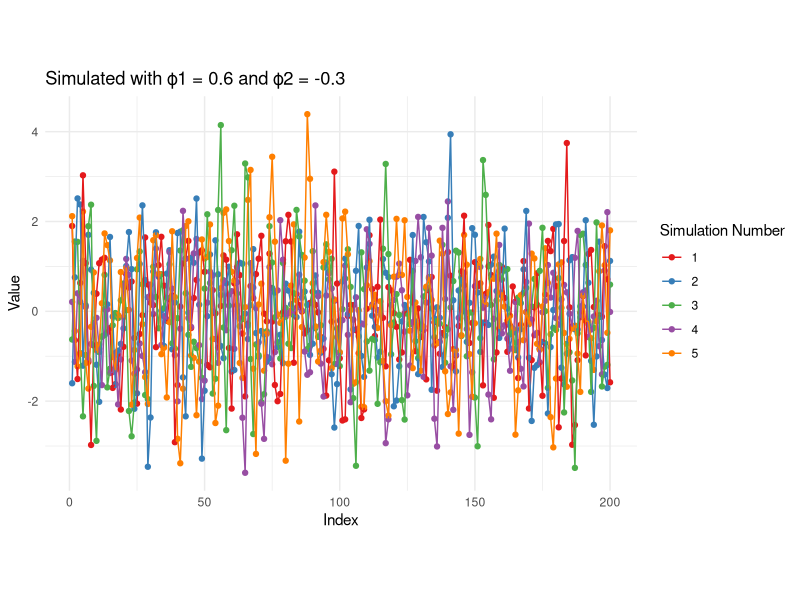
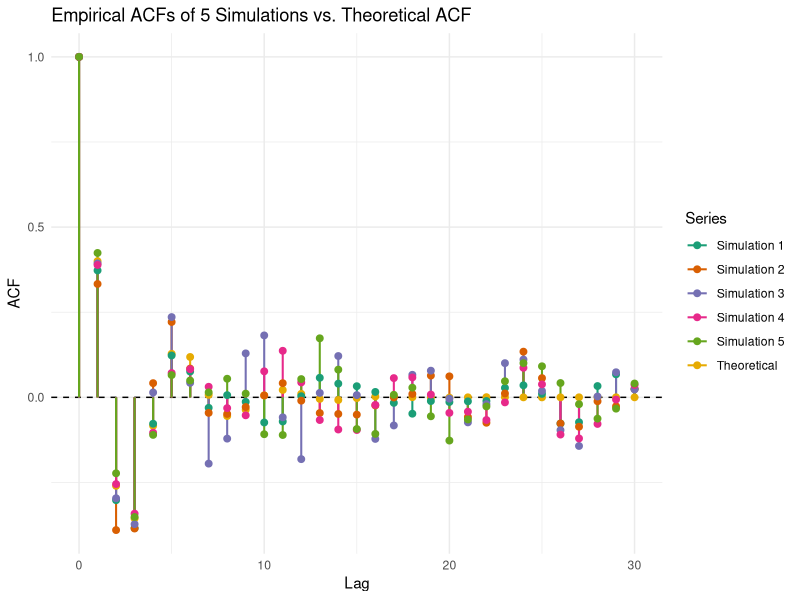
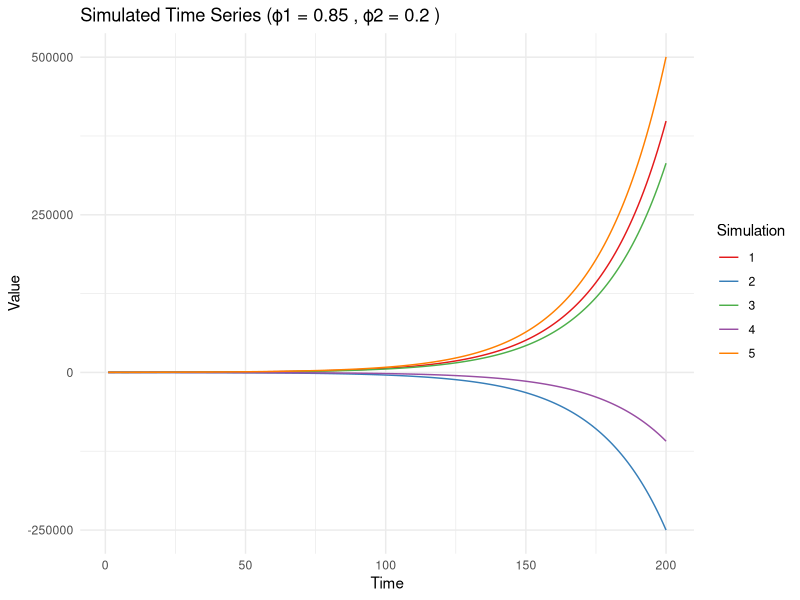
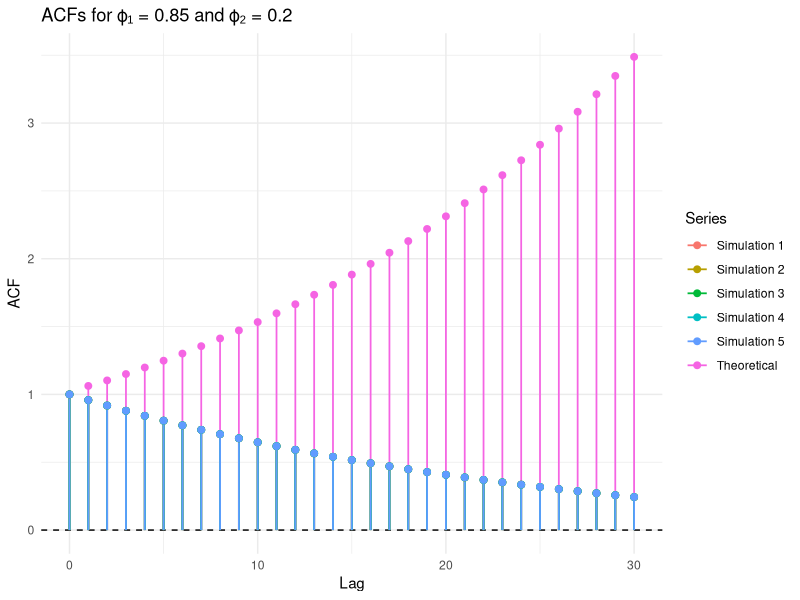

Write R code to recreate these figures, in order.
# Libraries to be used in this assignment
# install.packages("forecast")
# install.packages("ggplot2")
# install.packages("ggpubr")
# install.packages("tidyr")
library(ggplot2)
library(forecast)
library(tidyr)
library(ggpubr)

setwd("Assignment3")
print(getwd())

# ----------------------------- Exercise 1 -----------------------------------
## Exercise 1.1 ##

# Set phi values
phi1 <-  0.6
phi2 <-  -0.5

# Define the AR coefficients vector in the order of AR(1), AR(2), ...
ar_coefs <- c(phi1, phi2)
n <- 200
sim_number <- rep(1:5, each = 200)

set.seed(42)

for(i in 1:5){
  
  if(i == 1){
  
  simulated_data <- arima.sim(n=n, model=list(ar=ar_coefs), sd=1)
  
  final_simulated_data <- simulated_data
  
  
  } else{
  
  simulated_data <- arima.sim(n=n, model=list(ar=ar_coefs), sd=1)
  
  final_simulated_data <- c(final_simulated_data,simulated_data)
  
  }
  
}

final_simulated_data <- data.frame(cbind(index = rep(1:200,times=5),value = final_simulated_data, sim_number = sim_number))

final_simulated_data$sim_number <- factor(final_simulated_data$sim_number)

ggplot(final_simulated_data, aes(x = index, y = value, color = sim_number, group = sim_number)) + 
  geom_point() +
  geom_line() +
  scale_color_brewer(palette = "Set1") + # Use a professional color palette
  theme_minimal() + # Use a clean theme
  theme(aspect.ratio = 2/3) + # Make the graph more horizontal
  labs(title = "Simulated with ϕ1 = 0.6 and ϕ2 = -0.3", 
     x = "Index", 
     y = "Value", 
     color = "Simulation Number")

## Exercise 1.2 ##

# Theoretical ACF
calculate_acf <- function(phi1, phi2, k, acf_values) {
  if (k == 0) {
    return(1)
  } else if (k == 1) {
    return(phi1 / (1 - phi2))
  } else {
    return(phi1 * acf_values[k] + phi2 * acf_values[k - 1])
  }
}

n_lags <- 30
acf_values <- numeric(n_lags + 1)

for (k in 0:n_lags) {
  acf_values[k + 1] <- calculate_acf(phi1, phi2, k, acf_values)
}

# Create a data frame for theoretical ACF
acf_df <- data.frame(
  lag = 0:n_lags,
  acf_value = acf_values,
  type = "Theoretical"
)

# Empirical ACF for each simulation
for (i in 1:5) {
  sim_data <- subset(final_simulated_data, sim_number == i)
  acf_sim <- Acf(sim_data$value, lag.max = n_lags, plot = FALSE)
  
  temp_df <- data.frame(
    lag = 0:n_lags,
    acf_value = acf_sim$acf,
    type = paste("Simulation", i)
  )
  
  acf_df <- rbind(acf_df, temp_df)
}

# Plot all ACFs (no lines, just vertical segments + points)
ggplot(acf_df, aes(x = lag, y = acf_value, color = type)) +
  geom_hline(yintercept = 0, linetype = "dashed") +
  geom_segment(aes(xend = lag, yend = 0), size = 0.7) +
  geom_point(size = 2) +
  labs(x = "Lag", y = "ACF", color = "Series") +
  theme_minimal() +
  ggtitle("Empirical ACFs of 5 Simulations vs. Theoretical ACF") +
  scale_color_brewer(palette = "Dark2")



## Exercise 1.3 , 1.4 ##

# Run Exercises 1.1 and 1.2 to get the simulated data and ACF values

## Exercises 1.5 and 1.6 ##

# Simulation function
sim <- function(model, n, nburnin = 100){
  n <- n + nburnin
  ar <- model$ar
  ma <- model$ma
  p <- length(ar)
  q <- length(ma)
  y <- numeric(n)
  eps <- rnorm(n)
  
  for(i in (max(p, q) + 1):n){
    y[i] <- eps[i] + sum(y[i - (1:p)] * ar) + sum(eps[i - (1:q)] * ma)
  }
  
  return(y[(nburnin + 1):n])
}

# ---- Parameters for Exercise 1.5 ---- #
phi1 <- 0.85
phi2 <- 0.2
n <- 200
model <- list(ar = c(phi1, phi2))  # no MA part
sim_number <- rep(1:5, each = n)


set.seed(42)

# ---- Simulate 5 series ---- #
final_simulated_data <- numeric()

for (i in 1:5) {
  simulated <- sim(model, n = n)
  final_simulated_data <- c(final_simulated_data, simulated)
}

final_df <- data.frame(
  index = rep(1:n, times = 5),
  value = final_simulated_data,
  sim_number = factor(sim_number)
)

# ---- Plot the Simulated Time Series ---- #
ggplot(final_df, aes(x = index, y = value, color = sim_number, group = sim_number)) + 
  geom_line() +
  scale_color_brewer(palette = "Set1") +
  theme_minimal() +
  labs(
    title = paste("Simulated Time Series (ϕ1 =", phi1, ", ϕ2 =", phi2, ")"),
    x = "Time", y = "Value", color = "Simulation"
  )

# Theoretical ACF Calculation
calculate_acf <- function(phi1, phi2, k, acf_values) {
  if (k == 0) return(1)
  if (k == 1) return(phi1 / (1 - phi2))
  return(phi1 * acf_values[k] + phi2 * acf_values[k - 1])
}

n_lags <- 30
acf_values <- numeric(n_lags + 1)
for (k in 0:n_lags) {
  acf_values[k + 1] <- calculate_acf(phi1, phi2, k, acf_values)
}

acf_df <- data.frame(lag = 0:n_lags, acf_value = acf_values, type = "Theoretical")

# Add empirical ACFs
for (i in 1:5) {
  sim_data <- subset(final_df, sim_number == i)
  acf_sim <- Acf(sim_data$value, lag.max = n_lags, plot = FALSE)
  acf_df <- rbind(acf_df, data.frame(
    lag = 0:n_lags,
    acf_value = acf_sim$acf,
    type = paste("Simulation", i)
  ))
}

# Plot ACFs
ggplot(acf_df, aes(x = lag, y = acf_value, color = type)) +
  geom_hline(yintercept = 0, linetype = "dashed") +
  geom_segment(aes(xend = lag, yend = 0), size = 0.6) +
  geom_point(size = 2) +
  theme_minimal() +
  labs(title = paste("ACFs for ϕ₁ =", phi1, "and ϕ₂ =", phi2), x = "Lag", y = "ACF", color = "Series")


# ----------------------------- Exercise 2 -----------------------------------




# ----------------------------- Exercise 3 -----------------------------------
